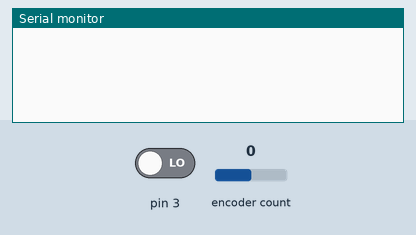
A sketch run on a simulated Arduino Uno, built with avr-gcc and run on an emulated ATmega328P. On the bench: the last lines printed to the serial monitor. Inputs (shaded band) come from the test bench; at power-on: encoder count 0, pin 3 LOW.

Above: at 1.2 s.
1.3 s: encoder count set to 1
At 2.1 s:
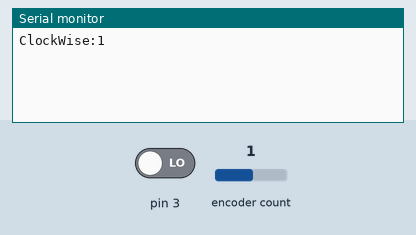
2.8 s: encoder count set to 0
At 3.2 s:
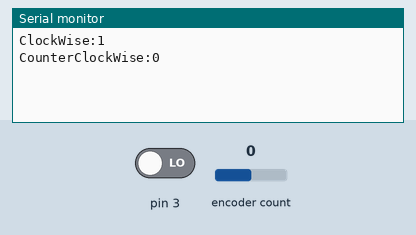

The sketch:

Rotary.ino
```cpp
#include <Rotary.h>

Rotary r = Rotary(2, 3);
//Rotary rr = Rotary(2, 4);
int x = 0;
void setup() {
  Serial.begin(9600);
  PCICR |= (1 << PCIE2);
  PCMSK2 |= (1 << PCINT18) | (1 << PCINT19);
  sei();
}

void loop() {

}


ISR(PCINT2_vect) {
  unsigned char result = r.process();
	//unsigned char result2 = rr.process();
  if (result == DIR_NONE) {
    // do nothing
  }
  else if (result == DIR_CW) {
    x++;
    Serial.print("ClockWise:");
    Serial.println(x);
  }
  else if (result == DIR_CCW) {
    x--;
    Serial.print("CounterClockWise:");
    Serial.println(x);
  }
	/*if (result2 == DIR_NONE) {
    // do nothing
  }
  else if (result2 == DIR_CW) {
    x=x+10;
    Serial.print("ClockWise:");
    Serial.println(x);
  }
  else if (result2 == DIR_CCW) {
    x=x-10;
    Serial.print("CounterClockWise:");
    Serial.println(x);
  }*/
}
```

Measured:
- after the input at 1.3 s, the serial monitor: prints a new line at once (image 1)
- after the input at 2.8 s, the serial monitor: prints a new line at once (image 2)
